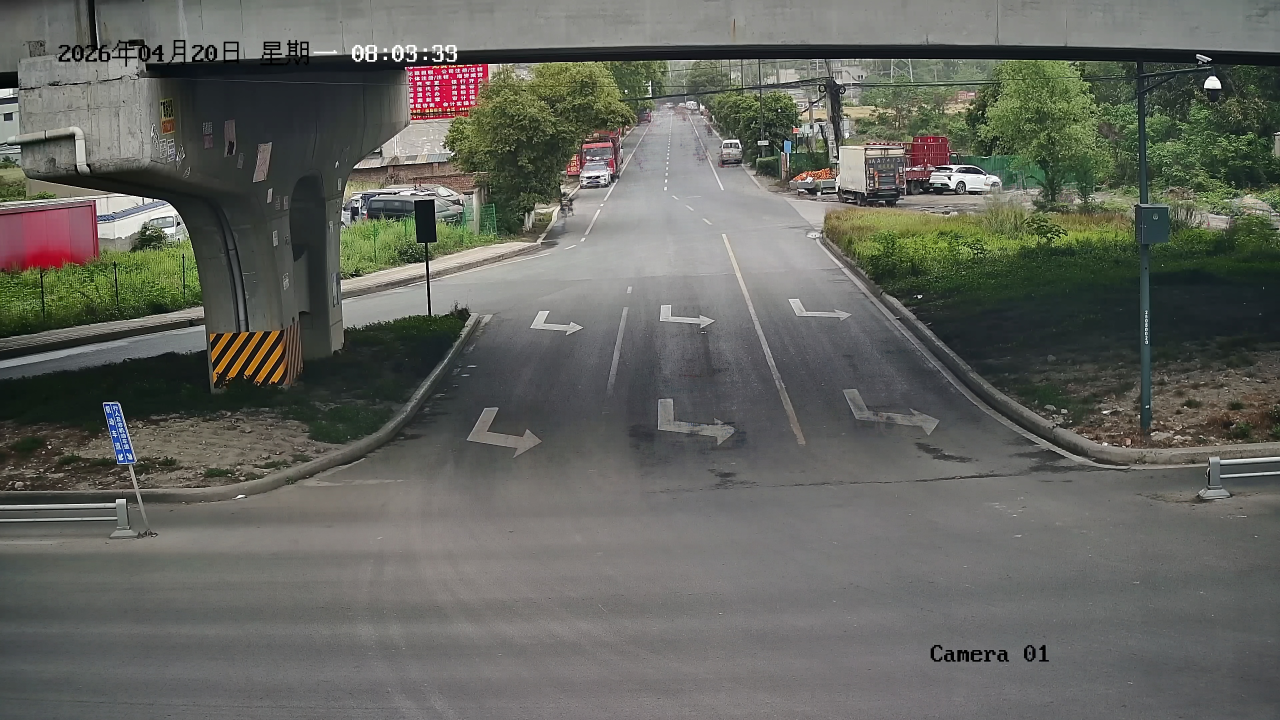
#> input picture src/assets/calibrations/东进口/ref.jpg, 3840 x 2160 px, found by its file name (shown at 1/3 size)
$ python annotate_stop_line.py --entrance '东进口' --image 'calibrations/东进口/ref.jpg'
#> lines starting #> are read from the running program, lines starting #| are printed output that depends on the picture; after the words box and inside, x2 and y2 are one past the last pixel; in counts of white or black regions, pixels touching at a corner belong together
#> in main, image is the input picture: shape (2160, 3840, 3); mean B, G, R 93.8, 100.1, 98.7
### src/cross_section/lane_annotator.py
"""
车道线交互式标注工具（支持缩放和平移）。

替代项目早期的 annotate_lane.py，支持：
- 鼠标滚轮缩放（聚焦光标）
- 中键拖拽平移
- 最多 6 条车道线并行标注
- 实时坐标显示

接口：annotate(image) -> 标注 dict
独立运行：python3 -m src.cross_section.lane_annotator --image <path>

注意：OpenCV putText 不支持中文，所有 UI 标签使用英文显示。
"""
import argparse
import json
from pathlib import Path
from typing import Optional
import cv2
import numpy as np


LANE_COLORS = {
    1: (0, 255,   0),   # green
    2: (0, 200, 255),   # yellow
    3: (255, 80, 200),  # purple-pink
    4: (255, 200,  0),  # cyan-blue
    5: (80, 200, 255),  # orange
    6: (180, 120, 255), # violet
}

LANE_NAMES = {i: f"Lane{i}" for i in range(1, 7)}

ZOOM_MIN = 0.05
ZOOM_MAX = 8.0
ZOOM_STEP = 1.2


class ZoomPanAnnotator:
    """
    交互式车道线标注器。

    视口状态：
        zoom    - 当前缩放比例（原图像素 → 屏幕像素的比例）
        view_x  - 视口左上角在原图中的 x 坐标
        view_y  - 视口左上角在原图中的 y 坐标
        win_w   - 显示窗口宽度（屏幕像素）
        win_h   - 显示窗口高度（屏幕像素）
    """

    def __init__(self, image: np.ndarray, n_lanes: int = 4,
                 win_w: int = 1280, win_h: int = 800):
#> called with n_lanes = 1, win_w = 1280, win_h = 800
        self.orig = image.copy()
        self.h, self.w = image.shape[:2]
#> self.h = 2160; self.w = 3840
        self.n_lanes = min(n_lanes, 6)

        self.win_w = win_w
        self.win_h = win_h

        # 初始缩放：适应窗口（letter-box 方式）
        self.zoom = min(win_w / self.w, win_h / self.h)
#> self.zoom = 0.333
        # 居中
        self.view_x = (self.w - win_w / self.zoom) / 2
#> self.view_x = 0
        self.view_y = (self.h - win_h / self.zoom) / 2
#> self.view_y = -120

        # 标注数据 {lane_id: [(x,y), ...]}
        self.lanes: dict[int, list[tuple[int, int]]] = {i: [] for i in range(1, self.n_lanes + 1)}
        self.current_lane = 1

        # 鼠标状态
        self._mouse_sx = 0
        self._mouse_sy = 0
        # 中键拖拽
        self._pan_active = False
        self._pan_start_sx = 0
        self._pan_start_sy = 0
        self._pan_start_vx = 0.0
        self._pan_start_vy = 0.0
        # 空格+左键拖拽
        self._space_held = False
        self._space_pan_active = False
        self._space_pan_start_sx = 0
        self._space_pan_start_sy = 0
        self._space_pan_start_vx = 0.0
        self._space_pan_start_vy = 0.0

        self._result: Optional[dict] = None   # None = cancel, dict = save
        self._done = False

        self.win_name = "Lane Annotator"

    # ------------------------------------------------------------------
    # 坐标映射
    # ------------------------------------------------------------------

    def screen_to_orig(self, sx: float, sy: float) -> tuple[float, float]:
        """屏幕坐标 → 原图浮点坐标"""
        return self.view_x + sx / self.zoom, self.view_y + sy / self.zoom

    def orig_to_screen(self, ox: float, oy: float) -> tuple[int, int]:
        """原图坐标 → 屏幕整数坐标"""
        return int((ox - self.view_x) * self.zoom), int((oy - self.view_y) * self.zoom)

    # ------------------------------------------------------------------
    # 视口管理
    # ------------------------------------------------------------------

    # [79 lines left out: functions _clip_viewport, _on_wheel, _reset_viewport, _mouse_cb, not called in this run]

    # ------------------------------------------------------------------
    # 渲染
    # ------------------------------------------------------------------

    def _render(self) -> np.ndarray:
        """渲染当前帧到 win_w×win_h 的 canvas。"""
        view_w = self.win_w / self.zoom
#> view_w = 3840
        view_h = self.win_h / self.zoom
#> view_h = 2400

        # 计算裁剪区域（可能超出图像边界）
        x0 = self.view_x
#> x0 = 0
        y0 = self.view_y
#> y0 = -120
        x1 = x0 + view_w
#> x1 = 3840
        y1 = y0 + view_h
#> y1 = 2280

        # 原图裁剪的有效区域
        ix0 = int(max(0, x0))
#> ix0 = 0
        iy0 = int(max(0, y0))
#> iy0 = 0
        ix1 = int(min(self.w, x1))
#> ix1 = 3840
        iy1 = int(min(self.h, y1))
#> iy1 = 2160

        # 创建黑色 canvas
        canvas = np.zeros((self.win_h, self.win_w, 3), dtype=np.uint8)

        if ix0 < ix1 and iy0 < iy1:
            crop = self.orig[iy0:iy1, ix0:ix1]
            # 目标屏幕区域
            sx0 = int((ix0 - x0) * self.zoom)
            sy0 = int((iy0 - y0) * self.zoom)
            sx1 = int((ix1 - x0) * self.zoom)
            sy1 = int((iy1 - y0) * self.zoom)
            sx0 = max(0, sx0); sy0 = max(0, sy0)
            sx1 = min(self.win_w, sx1); sy1 = min(self.win_h, sy1)
            if sx1 > sx0 and sy1 > sy0:
                resized = cv2.resize(crop, (sx1 - sx0, sy1 - sy0), interpolation=cv2.INTER_LINEAR)
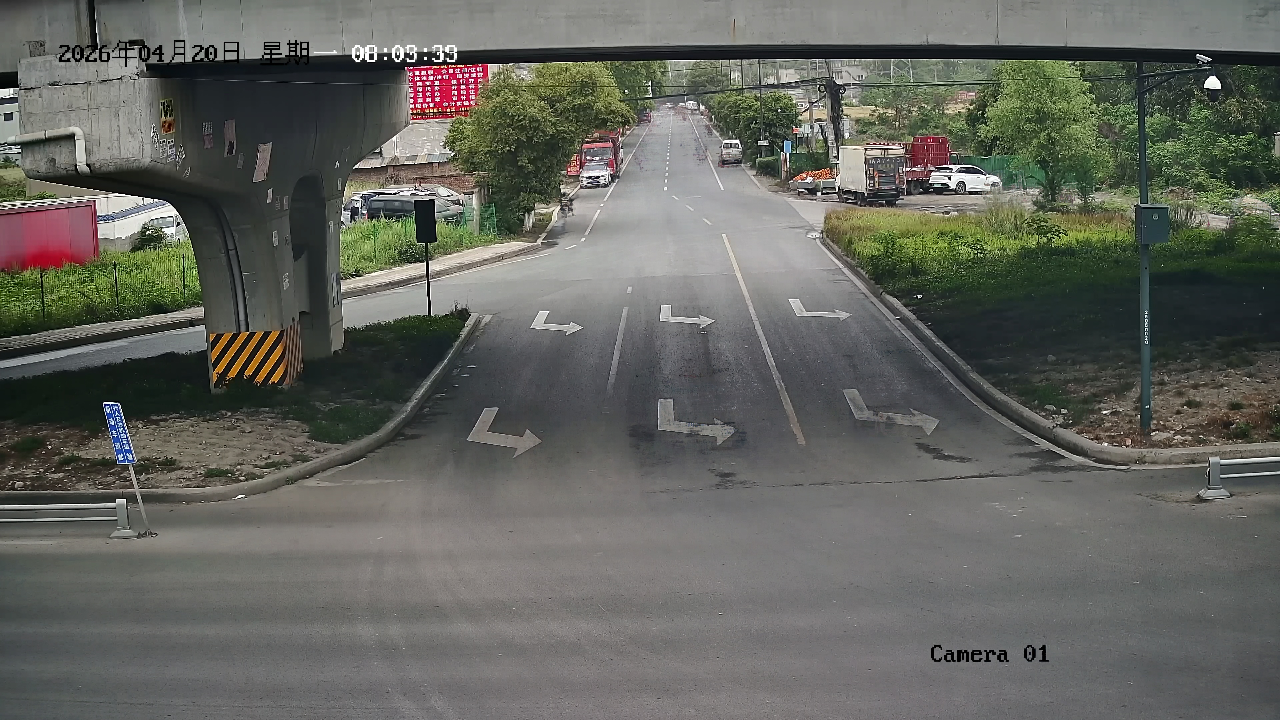
#> resized: shape (720, 1280, 3); mean B, G, R 93.8, 100.1, 98.7
                canvas[sy0:sy1, sx0:sx1] = resized
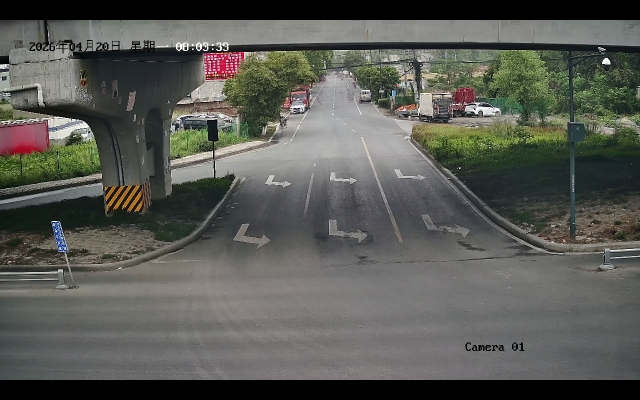
#> canvas: shape (800, 1280, 3) (shown at 1/2 size); mean B, G, R 84.4, 90.1, 88.8

        # 绘制标注点和连线
        pt_radius = max(3, int(6 * self.zoom ** 0.5))
        pt_radius = min(pt_radius, 20)
        font_scale = max(0.35, min(0.7, 0.4 * self.zoom ** 0.3))
        thickness = max(1, int(2 * self.zoom ** 0.3))

        for lane_id in range(1, self.n_lanes + 1):
            pts = self.lanes[lane_id]
            if not pts:
                continue
            color = LANE_COLORS[lane_id]
            # 高亮当前线（稍亮）
            draw_color = color if lane_id != self.current_lane else tuple(
                min(255, int(c * 1.15)) for c in color)

            screen_pts = []
            for i, (ox, oy) in enumerate(pts):
                sx, sy = self.orig_to_screen(ox, oy)
                screen_pts.append((sx, sy))
                # 只绘制在窗口范围内或附近的点
                if -pt_radius * 2 <= sx <= self.win_w + pt_radius * 2 and \
                   -pt_radius * 2 <= sy <= self.win_h + pt_radius * 2:
                    cv2.circle(canvas, (sx, sy), pt_radius, draw_color, -1)
                    cv2.circle(canvas, (sx, sy), pt_radius, (255, 255, 255), 1)
                    # 编号
                    num_str = str(i + 1)
                    (tw, th), _ = cv2.getTextSize(num_str, cv2.FONT_HERSHEY_SIMPLEX, font_scale, 1)
                    cv2.putText(canvas, num_str,
                                (sx - tw // 2, sy + th // 2),
                                cv2.FONT_HERSHEY_SIMPLEX, font_scale,
                                (0, 0, 0), max(1, thickness), cv2.LINE_AA)

            # 连线（只绘制相邻点之间）
            if len(screen_pts) >= 2:
                for i in range(len(screen_pts) - 1):
                    p1, p2 = screen_pts[i], screen_pts[i + 1]
                    cv2.line(canvas, p1, p2, draw_color, thickness, cv2.LINE_AA)

        # HUD 信息
        self._draw_hud(canvas)
        return canvas

    def _draw_hud(self, canvas: np.ndarray):
        """在左上角绘制 HUD 信息。"""
        ox, oy = self.screen_to_orig(self._mouse_sx, self._mouse_sy)
        ox = int(round(ox)); oy = int(round(oy))

        lines = []
        # 当前车道和各线点数
        lane_counts = " | ".join(
            f"L{i}:{len(self.lanes[i])}" for i in range(1, self.n_lanes + 1))
        lines.append(f"Current: {LANE_NAMES[self.current_lane]}  [{lane_counts}]")
        lines.append(f"Zoom: {self.zoom * 100:.0f}%   Cursor: ({ox}, {oy})")
        lines.append("[1-6:lane | +/-:zoom | MBtn or Space+LBtn:pan]")
        lines.append("[Z:undo | C:clear | R:reset | S:save | Q:quit]")

        font = cv2.FONT_HERSHEY_SIMPLEX
#> font = 0
        fscale = 0.52
        fthick = 1
        pad = 6
        line_h = 20

        # 半透明背景
        bg_w = 500
        bg_h = len(lines) * line_h + pad * 2
        overlay = canvas.copy()
        cv2.rectangle(overlay, (0, 0), (bg_w, bg_h), (0, 0, 0), -1)
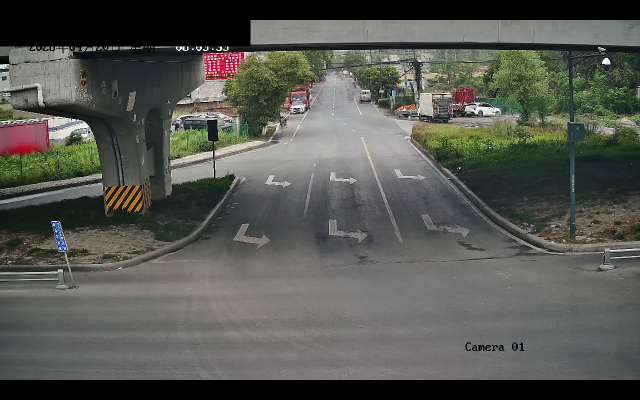
#> overlay: shape (800, 1280, 3) (shown at 1/2 size); 2.56% of pixels changed, all inside (x1, y1, x2, y2) = (0, 40, 501, 93)
        cv2.addWeighted(overlay, 0.55, canvas, 0.45, 0, canvas)
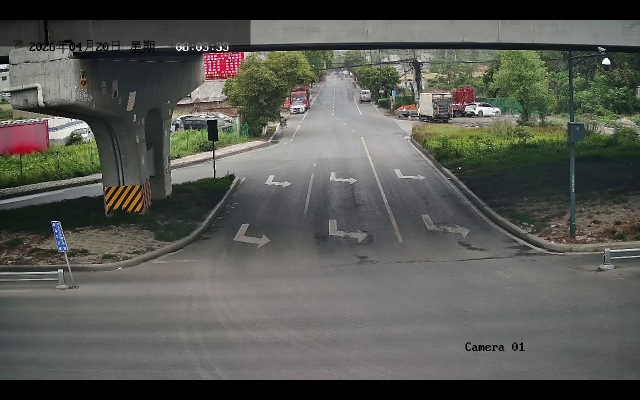
#> canvas: shape (800, 1280, 3) (shown at 1/2 size); 2.56% of pixels changed, all inside (x1, y1, x2, y2) = (0, 40, 501, 93)

        for i, line in enumerate(lines):
            y = pad + (i + 1) * line_h - 4
            # 当前车道行高亮
            color = (220, 220, 220)
            if i == 0:
                color = LANE_COLORS[self.current_lane]
            cv2.putText(canvas, line, (pad, y), font, fscale, color, fthick, cv2.LINE_AA)
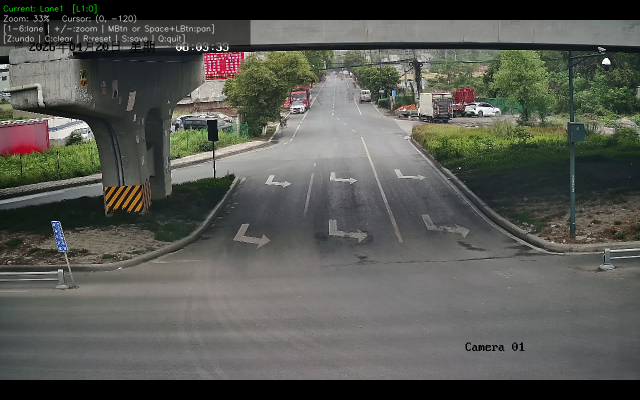
#> canvas: shape (800, 1280, 3) (shown at 1/2 size); 0.72% of pixels changed, all inside (x1, y1, x2, y2) = (7, 8, 429, 88)

        # 右侧显示车道色块
        for lane_id in range(1, self.n_lanes + 1):
            color = LANE_COLORS[lane_id]
            sx = bg_w + 10 + (lane_id - 1) * 40
            sy = 8
            cv2.rectangle(canvas, (sx, sy), (sx + 30, sy + 18),
                          color if lane_id != self.current_lane else (255, 255, 255), -1)
            cv2.rectangle(canvas, (sx, sy), (sx + 30, sy + 18), (255, 255, 255), 1)
            label = str(lane_id)
            (tw, _), _ = cv2.getTextSize(label, cv2.FONT_HERSHEY_SIMPLEX, 0.5, 1)
            cv2.putText(canvas, label, (sx + 15 - tw // 2, sy + 13),
                        cv2.FONT_HERSHEY_SIMPLEX, 0.5, (0, 0, 0), 1, cv2.LINE_AA)
#> this loop made 1 pass
#> tw on pass 1: 11
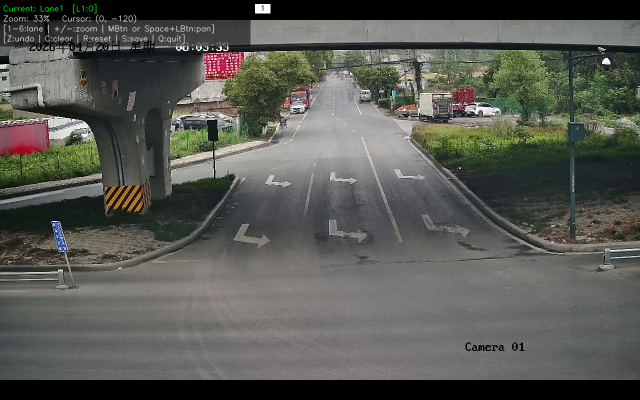
#> canvas: shape (800, 1280, 3) (shown at 1/2 size); 0.06% of pixels changed, all inside (x1, y1, x2, y2) = (510, 8, 541, 27)

    # ------------------------------------------------------------------
    # 主循环
    # ------------------------------------------------------------------

    def run(self, initial: Optional[dict] = None) -> Optional[dict]:
        """
        启动标注窗口。

        Args:
            initial: 可选初始标注，格式 {lane_id: [(x,y), ...]}

        Returns:
            保存时返回 {1: [...], 2: [...], ...}，取消时返回 None。
        """
        if initial:
            for lane_id, pts in initial.items():
                lid = int(lane_id)
                if 1 <= lid <= self.n_lanes:
                    self.lanes[lid] = list(pts)

        cv2.namedWindow(self.win_name, cv2.WINDOW_NORMAL)
        cv2.resizeWindow(self.win_name, self.win_w, self.win_h)
        cv2.setMouseCallback(self.win_name, self._mouse_cb)

        while not self._done:
            frame = self._render()
            cv2.imshow(self.win_name, frame)
            key = cv2.waitKey(16) & 0xFF  # ~60fps
#> (key q is pressed here)

            if ord('1') <= key <= ord('6'):
                lane_id = key - ord('0')
                if self.n_lanes >= lane_id:
                    self.current_lane = lane_id
            elif key == ord('z'):
                if self.lanes[self.current_lane]:
                    self.lanes[self.current_lane].pop()
            elif key == ord('c'):
                self.lanes[self.current_lane].clear()
            elif key == ord('r'):
                self._reset_viewport()
            elif key == ord('+') or key == ord('='):
                # 以光标位置为锚点放大，光标不在窗口内时退化到画面中心
                sx = self._mouse_sx if 0 <= self._mouse_sx < self.win_w else self.win_w // 2
                sy = self._mouse_sy if 0 <= self._mouse_sy < self.win_h else self.win_h // 2
                self._on_wheel(sx, sy, +1)
            elif key == ord('-') or key == ord('_'):
                sx = self._mouse_sx if 0 <= self._mouse_sx < self.win_w else self.win_w // 2
                sy = self._mouse_sy if 0 <= self._mouse_sy < self.win_h else self.win_h // 2
                self._on_wheel(sx, sy, -1)
            elif key == ord('s'):
                self._result = {k: list(v) for k, v in self.lanes.items()}
                self._done = True
            elif key == ord('q') or key == 27:  # q or ESC
                self._result = None
                self._done = True
            elif key == 32:  # Space — toggle space-held flag
                # waitKey 不能直接检测 keyUp，用状态机模拟：
                # 按下时设 True，但因为 waitKey 是轮询，只在按下帧为 True
                # 此处仅做 toggle，实际 pan 依赖鼠标左键状态
                self._space_held = not self._space_held
            elif key == 255 or key == -1:
                pass  # no key

        cv2.destroyWindow(self.win_name)
        return self._result


# --------------------------------------------------------------------------
# 公开接口
# --------------------------------------------------------------------------

def annotate(image: np.ndarray, n_lanes: int = 4,
             initial: Optional[dict] = None,
             win_w: int = 1280, win_h: int = 800
             ) -> Optional[dict[int, list[tuple[int, int]]]]:
    """
    交互式标注车道线。

    Args:
        image:     原图（任意分辨率，4K 也可）
        n_lanes:   车道线数量上限（最多 6）
        initial:   可选初始标注，用于编辑现有标定
        win_w:     窗口宽度（默认 1280）
        win_h:     窗口高度（默认 800）

    Returns:
        {1: [(x,y), ...], 2: [...], ...}  保存退出（按 s）
        None                              用户取消（按 q 或 ESC）
    """
    annotator = ZoomPanAnnotator(image, n_lanes=n_lanes, win_w=win_w, win_h=win_h)
    return annotator.run(initial)


# --------------------------------------------------------------------------
# CLI 入口
# --------------------------------------------------------------------------

# [99 lines left out: functions main, annotate_homography, not called in this run]


# [2 lines that do not run on import are left out]

### src/cross_section/annotate_stop_line.py
"""
停车线手动标注工具。

用法：
  python3 src/cross_section/annotate_stop_line.py --entrance 东进口 --image calibrations/东进口/ref.jpg

操作与车道线标注器一致，只需要在 Lane1 上点停车线两个端点，然后按 S 保存。
输出: calibrations/<进口>/stop_lines.json
"""
from __future__ import annotations

import argparse
import json
import sys
from pathlib import Path

import cv2

sys.path.insert(0, str(Path(__file__).resolve().parents[2]))

from src.config.settings import CALIBRATIONS_DIR
from src.cross_section.lane_annotator import annotate


def main() -> None:
    parser = argparse.ArgumentParser(description="标注停车线两个端点。")
    parser.add_argument("--entrance", required=True, help="进口名，例如：东进口")
    parser.add_argument("--image", type=Path, help="参考图路径，默认 calibrations/<进口>/ref.jpg")
    parser.add_argument("--out", type=Path, help="输出 JSON，默认 calibrations/<进口>/stop_lines.json")
    parser.add_argument("--name", default="停车线", help="停车线名称")
    args = parser.parse_args()

    image_path = args.image or CALIBRATIONS_DIR / args.entrance / "ref.jpg"
    out_path = args.out or CALIBRATIONS_DIR / args.entrance / "stop_lines.json"

    image = cv2.imread(str(image_path))
    if image is None:
        raise SystemExit(f"读取失败: {image_path}")

    result = annotate(image, n_lanes=1)
    if result is None:
#> (the run stopped early here; a loop or call above may not have finished)
